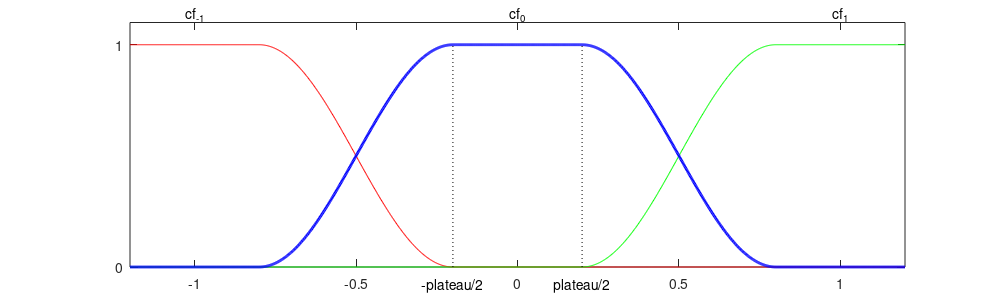

Here is the MATLAB script that generated this plot:
function draw_filtershapes
  x = -1.2:0.002:1.2;
  figure('position',[180 300 880 300]);
  set(gcf,'PaperPosition',[0.25 0.25 10 3]);
  p = 0.4;
  h = plot(x,filter_w(x+1,p),'r-',...
	   x,filter_w(x-1,p),'g-',...
	   x,filter_w(x,p),'b-'...
	   );
  hold on;
  set(h(3),'linewidth',2);
  plot([-0.5*p -0.5*p],[0 1],'k:');
  plot([0.5*p 0.5*p],[0 1],'k:');
  h = text(-0.5*p,-0.08,'-plateau/2');
  set(h,'HorizontalAlignment','center');
  h = text(0.5*p,-0.08,'plateau/2');
  set(h,'HorizontalAlignment','center');
  h = text(0,1.14,'cf_0');
  set(h,'HorizontalAlignment','center');
  h = text(-1,1.14,'cf_{-1}');
  set(h,'HorizontalAlignment','center');
  h = text(1,1.14,'cf_1');
  set(h,'HorizontalAlignment','center');
  set(gca,'Xlim',[min(x) max(x)],'Ylim',[0 1.1]);
  set(gca,'XTick',[-1:0.5:1],'YTick',[0 1]);
  saveas(gcf,mfilename,'epsc');
  

function y = filter_w( x, plateau )
  y = zeros(size(x));
  y(find(abs( x ) > 1-0.5*plateau)) = 0;
  y(find(abs( x ) < 0.5*plateau)) = 1;
  idx = find((-1+0.5*plateau <= x) & (-0.5*plateau >= x));
  y(idx) = 0.5*(1-cos(pi*(x(idx)+1-0.5*plateau)/(1-plateau)));
  idx = find((1-0.5*plateau >= x) & (0.5*plateau <= x));
  y(idx) = 0.5*(1-cos(pi*(x(idx)-1+0.5*plateau)/(1-plateau)));
  return
